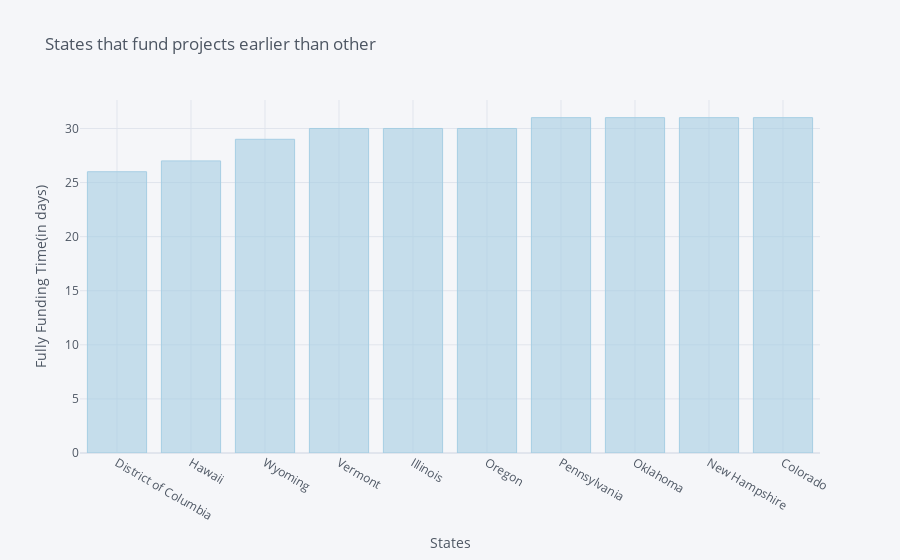

Notebook code for this chart:
### Code cell
fastFunding = fast[fast<32].sort_values().head(10)
fastFunding.iplot(kind='bar',xTitle='States',yTitle='Fully Funding Time(in days)',
                  title='States that fund projects earlier than other',
                 colorscale='paired')

### Figure 1 — Plotly figure (JSON) as saved in the notebook; plotly's stock layout.template omitted (floating-point values rounded to 4 significant figures)
{"data": [{"marker": {"color": "rgba(166, 206, 227, 0.6)", "line": {"color": "rgba(166, 206, 227, 1.0)", "width": 1}}, "name": "Funding Time", "orientation": "v", "text": "", "type": "bar", "x": ["District of Columbia", "Hawaii", "Wyoming", "Vermont", "Illinois", "Oregon", "Pennsylvania", "Oklahoma", "New Hampshire", "Colorado"], "y": [26, 27, 29, 30, 30, 30, 31, 31, 31, 31]}], "layout": {"legend": {"bgcolor": "#F5F6F9", "font": {"color": "#4D5663"}}, "paper_bgcolor": "#F5F6F9", "plot_bgcolor": "#F5F6F9", "title": {"font": {"color": "#4D5663"}, "text": "States that fund projects earlier than other"}, "xaxis": {"gridcolor": "#E1E5ED", "showgrid": true, "tickfont": {"color": "#4D5663"}, "title": {"font": {"color": "#4D5663"}, "text": "States"}, "zerolinecolor": "#E1E5ED"}, "yaxis": {"gridcolor": "#E1E5ED", "showgrid": true, "tickfont": {"color": "#4D5663"}, "title": {"font": {"color": "#4D5663"}, "text": "Fully Funding Time(in days)"}, "zerolinecolor": "#E1E5ED"}}}
